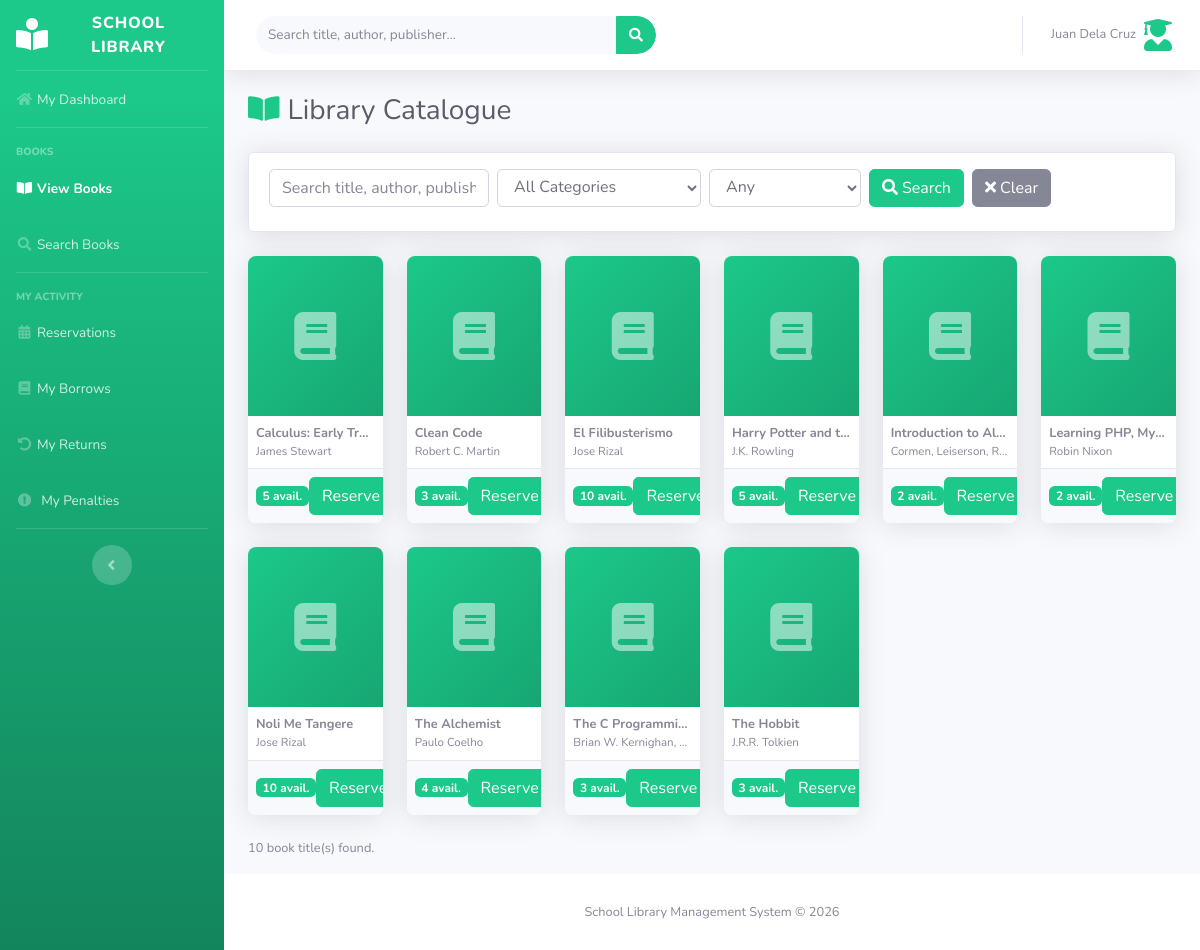
/lms/student/catalogue.php (signed in), run on the app's committed database.
### tables this page shows
CREATE TABLE IF NOT EXISTS books (
    id              INT AUTO_INCREMENT PRIMARY KEY,
    isbn            VARCHAR(20)  UNIQUE,
    title           VARCHAR(255) NOT NULL,
    author          VARCHAR(255) NOT NULL,
    publisher       VARCHAR(255),
    publication_year YEAR,
    edition         VARCHAR(50),
    category_id     INT,
    description     TEXT,
    cover_image     VARCHAR(255),                   
    total_copies    INT DEFAULT 1,
    available_copies INT DEFAULT 1,
    location        VARCHAR(100),                   
    status          ENUM('active','inactive') DEFAULT 'active',
    created_at      TIMESTAMP DEFAULT CURRENT_TIMESTAMP,
    updated_at      TIMESTAMP DEFAULT CURRENT_TIMESTAMP ON UPDATE CURRENT_TIMESTAMP,
    FOREIGN KEY (category_id) REFERENCES categories(id) ON DELETE SET NULL
);

### lms/student/catalogue.php (the view, shortened to what this page needs)
<?php
require_once '../config/paths.php';
$search = trim($_GET['q']    ?? '');
$sql  = "SELECT b.*, c.name AS category_name FROM books b LEFT JOIN categories c ON b.category_id=c.id WHERE b.status='active'";
$params = [];
$sql .= " ORDER BY b.title";
$stmt = $pdo->prepare($sql); $stmt->execute($params);
$books = $stmt->fetchAll();
$uid = $_SESSION['user_id'];
$my_res = $pdo->prepare("SELECT book_id FROM reservations WHERE user_id=? AND status IN ('pending','approved')");
$my_res->execute([$uid]);
$reserved_books = array_column($my_res->fetchAll(), 'book_id');
$my_borrows = $pdo->prepare("SELECT book_id FROM borrows WHERE user_id=? AND status IN ('active','overdue')");
$my_borrows->execute([$uid]);
$borrowed_books = array_column($my_borrows->fetchAll(), 'book_id');
include '../includes/header.php';
include '../includes/sidebar_student.php';
?>
<div class="container-fluid">
    <div class="d-sm-flex align-items-center justify-content-between mb-4">
        <h1 class="h3 mb-0 text-gray-800"><i class="fas fa-book-open mr-2 text-success"></i>Library Catalogue</h1>
    </div>
    <div class="card shadow mb-4">
        <div class="card-body py-3">
            <form method="GET" class="form-inline flex-wrap">
                <input type="text" name="q" class="form-control mr-2 mb-2" style="min-width:220px;"
                       placeholder="Search title, author, publisher..."
                       value="<?= htmlspecialchars($search) ?>">
                <select name="cat" class="form-control mr-2 mb-2">
                    <option value="">All Categories</option>
                </select>
                <select name="avail" class="form-control mr-2 mb-2">
                    <option value="">Any</option>
                </select>
                <button type="submit" class="btn btn-success mr-2 mb-2"><i class="fas fa-search mr-1"></i>Search</button>
                <a href="catalogue.php" class="btn btn-secondary mb-2"><i class="fas fa-times mr-1"></i>Clear</a>
            </form>
        </div>
    </div>
    <div class="row">
        <?php foreach ($books as $book): ?>
        <div class="col-xl-2 col-lg-3 col-md-4 col-sm-6 mb-4">
            <div class="card shadow h-100 book-card">
                <div style="height:160px;overflow:hidden;background:linear-gradient(135deg,#1cc88a,#17a673);
                            display:flex;align-items:center;justify-content:center;cursor:pointer;"
                     data-toggle="modal" data-target="#bookDetailModal"
                     onclick='showBookDetail(<?= json_encode($book) ?>)'>
                    <?php if ($book['cover_image']): ?>
                        <img src="../uploads/covers/<?= htmlspecialchars($book['cover_image']) ?>"
                             alt="Cover" style="width:100%;height:100%;object-fit:cover;">
                    <?php else: ?>
                        <i class="fas fa-book fa-3x text-white-50"></i>
                    <?php endif; ?>
                </div>
                <div class="card-body p-2">
                    <div class="small font-weight-bold text-truncate" title="<?= htmlspecialchars($book['title']) ?>">
                        <?= htmlspecialchars($book['title']) ?>
                    </div>
                    <div class="x-small text-muted text-truncate"><?= htmlspecialchars($book['author']) ?></div>
                </div>
                <div class="card-footer p-2">
                    <div class="d-flex justify-content-between align-items-center">
                        <span class="badge badge-<?= $book['available_copies'] > 0 ? 'success' : 'danger' ?> x-small">
                            <?= $book['available_copies'] > 0 ? $book['available_copies'].' avail.' : 'Not Available' ?>
                        </span>
                        <?php
                        $is_borrowed  = in_array($book['id'], $borrowed_books);
                        $is_reserved  = in_array($book['id'], $reserved_books);
                        ?>
                        <?php if ($is_borrowed): ?>
                            <span class="badge badge-info x-small">Borrowed</span>
                        <?php elseif ($is_reserved): ?>
                            <span class="badge badge-warning x-small">Reserved</span>
                        <?php elseif ($book['available_copies'] > 0): ?>
                            <button class="btn btn-xs btn-success"
                                    data-toggle="modal" data-target="#reserveModal"
                                    onclick="setReserve(<?= $book['id'] ?>, '<?= addslashes($book['title']) ?>')">
                                Reserve
                            </button>
                        <?php endif; ?>
                    </div>
                </div>
            </div>
        </div>
        <?php endforeach; ?>
    </div>
    <p class="text-muted small"><?= count($books) ?> book title(s) found.</p>
</div>
</div>
<?php
include '../includes/footer.php';
?>

### lms/assets/css/lms.css (style rules this page uses)
body { font-family: 'Nunito', sans-serif; }
.x-small { font-size: 0.72rem; }
.book-card { transition: transform 0.18s ease, box-shadow 0.18s ease; border-radius: 0.5rem; overflow: hidden; border: none; }
.badge { font-size: 0.75rem; padding: 0.3em 0.55em; }

### data on the page
books: title "Calculus: Early Tr…", author "James Stewart", available_copies "5"
books: title "Clean Code", author "Robert C. Martin", available_copies "3"
books: title "El Filibusterismo", author "Jose Rizal", available_copies "10"
books: title "Harry Potter and t…", author "J.K. Rowling", available_copies "5"
books: title "Introduction to Al…", author "Cormen, Leiserson, R…", available_copies "2"
books: title "Learning PHP, My…", author "Robin Nixon", available_copies "2"
books: title "Noli Me Tangere", author "Jose Rizal", available_copies "10"
books: title "The Alchemist", author "Paulo Coelho", available_copies "4"
books: title "The C Programmi…", author "Brian W. Kernighan,…", available_copies "3"
books: title "The Hobbit", author "J.R.R. Tolkien", available_copies "3"

### other printed values
count($books) "10"
